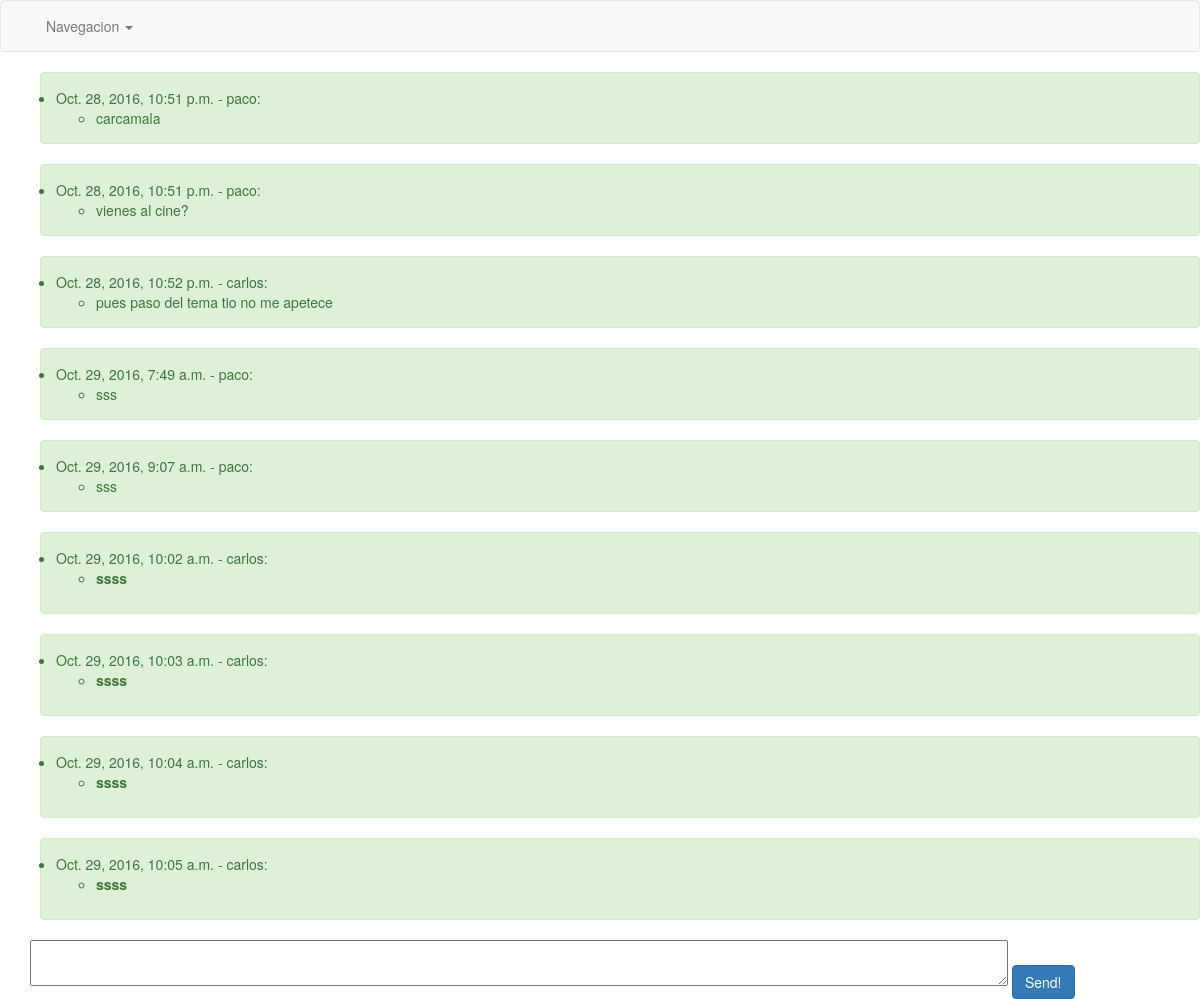
Page /whatsapp/1/ (signed in) on the committed database.
### whatsapp/models.py (models this page shows, shortened)
class Message (models.Model):
    message_text = models.TextField(max_length=255)
    time_created = models.DateTimeField("TimeCreated", default=now)
    message_from = models.ForeignKey (User, related_name="message_from")
    message_to = models.ForeignKey   (User, related_name="message_to")
    origin = models.TextField(max_length=255)

### whatsapp/views.py (the view)
# urls.py: url(r'^(?P<user_id>[0-9]+)/$', views.messages, name="message" ),
@login_required
def messages(request, user_id):
    cur_usr = request.user
    to_usr  = User.objects.get(id = user_id)
    try:
        new_msg = request.POST["message"]
        if (new_msg):
            temp = Message()
            temp.time_created = now()
            temp.message_text = new_msg
            temp.message_from = cur_usr
            temp.message_to = to_usr
            temp.save()
    except (KeyError,):
        pass
    all_msg = Message.objects.order_by('time_created').filter(
    Q(message_from=to_usr) & Q(message_to=cur_usr) | Q(message_to=to_usr) & Q(message_from=cur_usr))
    return render(request, 'whatsapp/messages.html', {'cur_usr': cur_usr, 'to_usr':to_usr, 'all_msg' : all_msg })

### whatsapp/templates/whatsapp/messages.html (shortened to what this page needs)
{% extends "whatsapp/base.html" %}
{% block content %}
    <ul>
    {% for msg in all_msg %}
       <div class="alert alert-success" role="alert"> <li>{{msg.time_created}} - {{msg.message_from}}:<ul><li>{{msg.message_text|safe}}</li></ul></li></div>
    {% endfor %}
    </ul>
<div class="container">
    <form method="post" action="/whatsapp/{{ to_usr.id }}/">
        <textarea type="text" id = "message" name="message" cols = "128" rows = "2" maxlength="254"></textarea>
        <button type="submit" class="save btn btn-primary">Send!</button>
</div>
{% endblock %}

### whatsapp/templates/whatsapp/base.html (shortened to what this page needs)
{% load staticfiles %}
<!DOCTYPE html>
<html>
    <head>
                <link href="{% static 'whatsapp/css/bootstrap.min.css' %}" rel="stylesheet">
                </head>
                <body>
                    <nav class="navbar navbar-default">
                        <div class="container-fluid">
                            <div class="collapse navbar-collapse" id="bs-example-navbar-collapse-1">
                                 <ul class="nav navbar-nav right">
                                     <li class="dropdown">
                                         <a href="#" class="dropdown-toggle" data-toggle="dropdown" role="button" aria-expanded="false">Navegacion
                                             <span class="caret"></span>
                                         </a>
                                     </li>
                                 </ul>
                             </div>
                        </div>
                    </nav>
                {% block content %}
                {% endblock %}
            </body>
        </html>

### rows in the picture
Message: time_created "Oct. 28, 2016, 10:51 p.m.", message_from "paco", message_text "carcamala"
Message: time_created "Oct. 28, 2016, 10:51 p.m.", message_from "paco", message_text "vienes al cine?"
Message: time_created "Oct. 28, 2016, 10:52 p.m.", message_from "carlos", message_text "pues paso del tema tio no me apetece"
Message: time_created "Oct. 29, 2016, 7:49 a.m.", message_from "paco", message_text "sss"
Message: time_created "Oct. 29, 2016, 9:07 a.m.", message_from "paco", message_text "sss"
Message: time_created "Oct. 29, 2016, 10:02 a.m.", message_from "carlos", message_text "ssss"
Message: time_created "Oct. 29, 2016, 10:03 a.m.", message_from "carlos", message_text "ssss"
Message: time_created "Oct. 29, 2016, 10:04 a.m.", message_from "carlos", message_text "ssss"
Message: time_created "Oct. 29, 2016, 10:05 a.m.", message_from "carlos", message_text "ssss"
